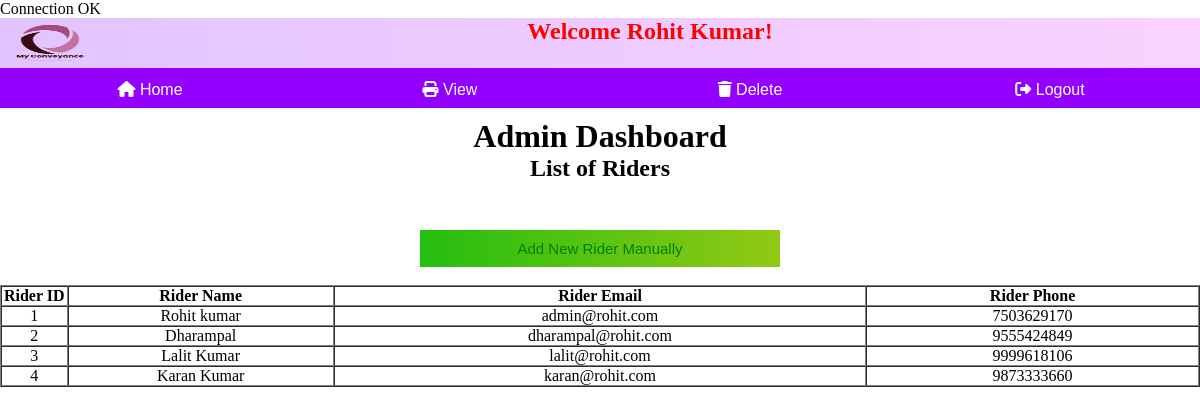
/user_1/admin_dashboard.php (signed in), run on the app's committed database.
### tables this page shows
CREATE TABLE `rider` (
  `rider_id` int(11) NOT NULL,
  `rider_name` text NOT NULL,
  `email` text NOT NULL,
  `phone` text NOT NULL,
  `password` text NOT NULL
);

### user_1/admin_dashboard.php (the view, shortened to what this page needs)
<?php
include '../connection/connection.php';
$sql = "SELECT * FROM rider";
$result = $conn->query($sql);
?>
<!DOCTYPE html>
<html lang="en">
<head>
    <link rel="stylesheet" href="css/style.css">
    <link rel="stylesheet" href="css/admin_dashboard.css">
    <link rel="stylesheet" href="https://cdnjs.cloudflare.com/ajax/libs/animate.css/4.1.1/animate.min.css"/>
    <link rel="stylesheet" href="https://cdnjs.cloudflare.com/ajax/libs/font-awesome/6.5.2/css/all.min.css" />
</head>
<body>
    <div class="row">
        <header class="col-12">
            <div>
                <img src="../../img/logo.png" alt="logo" id="logo">
            </div>
            <h2><center style="height: 50px; text-align: center; color: red;"><span id="profile_name"><?php echo "<h4>Welcome " . $_SESSION['admin_name'] . "!</h4>"; ?></span></center></h2>
        </header>
    </div>
    <div class="row">
        <nav class="col-12">
            <ul>
                <li class="col-3"><a href="admin_dashboard.php"><i class="fas fa-home"></i> Home</a></li>
                <li class="col-3" id="jobview"><a href="admin_jobview.php"><i class="fa-solid fa-print"></i> View</a></li>
                <li class="col-3" id="jobview"><a href="apps/admin_delete_rides.php"><i class="fa-solid fa-trash"></i> Delete</a></li>
                <li class="col-3" id="logout"><a href="#"><p id="logout_text"><i class="fa-solid fa-right-from-bracket"></i> <?php echo '<a href="logout.php">Logout</a>'; ?> </p></a></li>
            </ul>
        </nav>
    </div>
    <h1 align="center">Admin Dashboard</h1>
    <h2 align="center">List of Riders</h2><br>
     <center>
    <button id="add_rider_btn"><a href="add_rider.php" style="color: green; text-decoration: none;">Add New Rider Manually</a></button>
    <br><br></center>
     <center>
    <table border="1" cellpadding="10" cellspacing="0">
        <tr>
            <th width="5%">Rider ID</th>
            <th width="20%">Rider Name</th>
            <th width="40%">Rider Email</th>
            <th width="25%">Rider Phone</th>
        </tr>
        <?php while ($row = $result->fetch_assoc()) { ?>
            <tr align="center">
                <td><?php echo $row['rider_id']; ?></td>
                <td><?php echo $row['rider_name']; ?></td>
                <td><?php echo $row['email']; ?></td>
                <td><?php echo $row['phone']; ?></td>
            </tr>
        <?php } ?>
    </table>
    </center>
</body>
</html>

### user_1/css/style.css (style rules this page uses)
* { margin: 0; padding: 0; box-sizing: border-box; }
.col-3 { width: 25%; }
.col-12 { width: 100%; }
#logo { float: left; height: 50px; width: 100px; }
header { height: 50px; background: rgb(127,0,255); background: linear-gradient(90deg, rgba(127,0,255,0.2329306722689075) 0%, rgba(225,0,255,0.17690826330532217) 100%); }
a { color: white; text-decoration: none; font-family: sans-serif; }
nav { background: #9400ff; height: 40px; }
ul { list-style: none; padding: 0; margin: 0; }
li { float: left; text-align: center; padding-top: 13px; height: 50px; }

### user_1/css/admin_dashboard.css (style rules this page uses)
* { margin: 0; padding: 0; box-sizing: border-box; }
#add_rider_btn { width: 30%; padding: 10px; border: none; font-size: 15px; background: #37dd0d; background: -webkit-linear-gradient(to right, #E100FF, #7F00FF); background: linear-gradient(to right, #24be10, #92c914); color: white; font-family: 'Ubuntu',sans-serif; outline: none; cursor: pointer; margin-top: 30px; }

### data on the page
rider: rider_id "1", rider_name "Rohit kumar", email "admin@rohit.com", phone "7503629170"
rider: rider_id "2", rider_name "Dharampal", email "dharampal@rohit.com", phone "9555424849"
rider: rider_id "3", rider_name "Lalit Kumar", email "lalit@rohit.com", phone "9999618106"
rider: rider_id "4", rider_name "Karan Kumar", email "karan@rohit.com", phone "9873333660"

### other printed values
$_SESSION['admin_name'] "Rohit Kumar"
